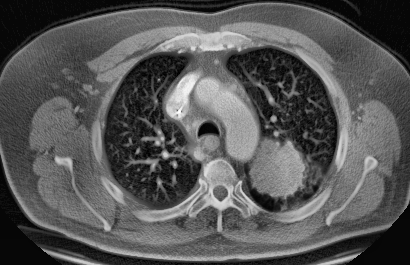
#> input picture CT-SCAN/Segmentation/Cancer_enh.png, 410 x 265 px
$ jupyter execute --allow-errors Segmentation.ipynb   (older library calls are emulated)
#> lines starting #> are read from the running program, lines starting #| are printed output that depends on the picture; after the words box and inside, x2 and y2 are one past the last pixel; in counts of white or black regions, pixels touching at a corner belong together
Watershed

[cell 1]
import cv2
import numpy as np
from skimage.feature import peak_local_max
from skimage.segmentation import watershed
from scipy import ndimage
import matplotlib.pyplot as plt

# On ouvre l'image "Cancer", convertit en nuance de grid, et effectue un seuillage "Otsu"
img_original=cv2.imread("Cancer_enh.png",0)
#> img_original is the input picture: shape (265, 410); min 1, max 255, mean 86.2
image = cv2.imread('Cancer_enh.png')
gray = cv2.cvtColor(image, cv2.COLOR_BGR2GRAY)
thresh = cv2.threshold(gray, 0, 255, cv2.THRESH_BINARY + cv2.THRESH_OTSU)[1]
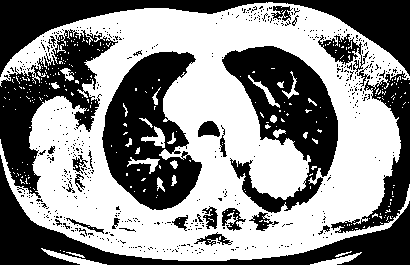
#> thresh: shape (265, 410); 54.3% white; 543 black regions (513 under 20 px), largest, box (x1, y1, x2, y2) and area: (102, 51, 202, 210) 9225, (222, 46, 338, 213) 9049, (0, 0, 410, 77) 8787

# On calcule l'ensemble des distances entre l'ensemble des pixels et les zéros les plus proches
# puis on trouve les sommets
distance_map = ndimage.distance_transform_edt(thresh)
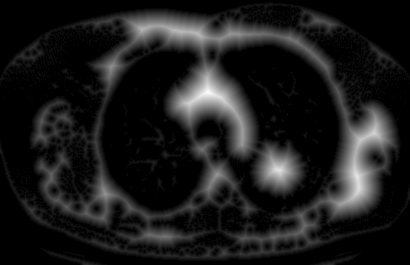
#> distance_map: shape (265, 410) float64; min 0, max 29, mean 3.2; drawn with min black and max white
local_max = peak_local_max(distance_map, indices=False, min_distance=70, labels=thresh)
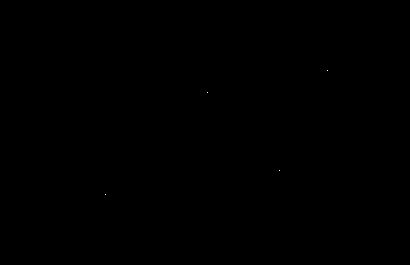
#> local_max: shape (265, 410) bool; 0% white in thin lines or dots, all inside (x1, y1, x2, y2) = (105, 70, 328, 195)

# On performe un étiquetage des composantes connectées puis on applique le "Watershed"
markers = ndimage.label(local_max, structure=np.ones((3, 3)))[0]
#> markers: shape (265, 410) int32; 5 distinct labels, from 0 to 4
labels = watershed(-distance_map, markers, mask=thresh)
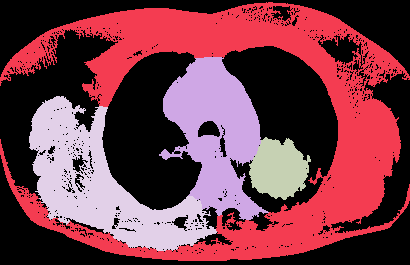
#> labels: shape (265, 410) int32; 5 distinct labels, from 0 to 4; one colour per label, 0 black

# On itère sur chaque sommets
total_area = 0
for label in np.unique(labels):
    if label == 0:
        continue

    # Creation d'un masque
    mask = np.zeros(gray.shape, dtype="uint8")
    mask[labels == label] = 255

    # Find contours and determine contour area
    # On cherche les contours
    cnts = cv2.findContours(mask.copy(), cv2.RETR_EXTERNAL, cv2.CHAIN_APPROX_SIMPLE)
    cnts = cnts[0] if len(cnts) == 2 else cnts[1]
    c = max(cnts, key=cv2.contourArea)
    cv2.drawContours(image, [c], -1, (36,255,12), 4)
#> this loop made 5 passes
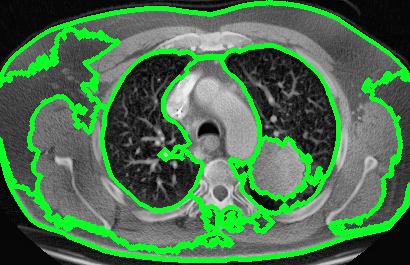
#> image: shape (265, 410, 3); 17.16% of pixels changed, all inside (x1, y1, x2, y2) = (0, 0, 410, 263)
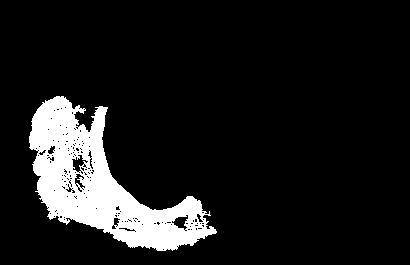
#> mask: shape (265, 410); 10.9% white; 1 white region, box (x1, y1, x2, y2) and area: (29, 96, 217, 251) 11807

# On affiche les images
plt.figure(figsize=(15, 15))
plt.subplot(1, 2, 1)
plt.imshow(img_original, cmap='gray')
plt.title('Image original')
plt.subplot(1, 2, 2)
plt.imshow(image)
plt.title('Watershed')
#> figure, not shown here; B, G, R data is drawn as R, G, B

Simple linear iterative clustering (SLIC)

[cell 2]
from skimage.segmentation import slic, mark_boundaries
import cv2
import matplotlib.pyplot as plt

# On ouvre l'image "Cancer"
img=cv2.imread("Cancer_enh.png",0)/255
#> img: shape (265, 410) float64; min 0.00392, max 1, mean 0.338

# On applique le SLIC
#> (the rest of this cell did not finish here and is left out)

Region growing

[cell 3]
import matplotlib.pyplot as plt
import cv2
from skimage.segmentation import flood
from skimage.morphology import area_closing

# On ouvre l'image "Cancer"
img=cv2.imread('Cancer_enh.png',0)

# On applique un "flood" au niveau du pixel définit
light_coat = flood(img, seed_point=(175, 275), tolerance=20)
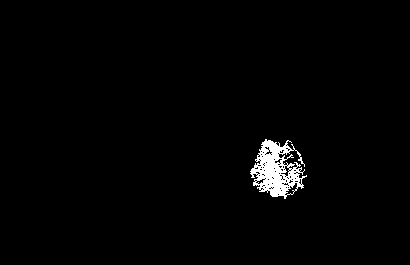
#> light_coat: shape (265, 410) bool; 1.6% white; 1 white region, box (x1, y1, x2, y2) and area: (250, 139, 307, 199) 1743

# On referme le contour définit par le "flood"
light_coat=area_closing(light_coat)
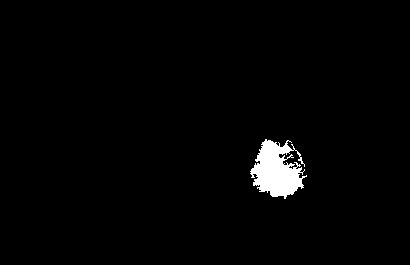
#> light_coat: shape (265, 410) bool; 1.9% white; 1 white region, box (x1, y1, x2, y2) and area: (250, 139, 307, 199) 2030

# On affiche les images
plt.figure(figsize=(15, 15))
plt.subplot(1, 2, 1)
plt.imshow(img, cmap='gray')
plt.title('Image original')
plt.subplot(1, 2, 2)
plt.imshow(light_coat, cmap='gray')
plt.title('Region growing')

Thresholding

[cell 4]
import matplotlib.pyplot as plt
import cv2

# On ouvre l'image "Cancer"
img=cv2.imread('Cancer_enh.png',0)

# On effectue le sueillage "Otsu"
ret, thresh = cv2.threshold(img, 120, 255, cv2.THRESH_BINARY + cv2.THRESH_OTSU)
#> ret = 82

# On affiche les images
plt.figure(figsize=(15, 15))
plt.subplot(1, 2, 1)
plt.imshow(img, cmap='gray')
plt.title('Image original')
plt.subplot(1, 2, 2)
plt.imshow(thresh, cmap='gray')
plt.title('Otsu')
